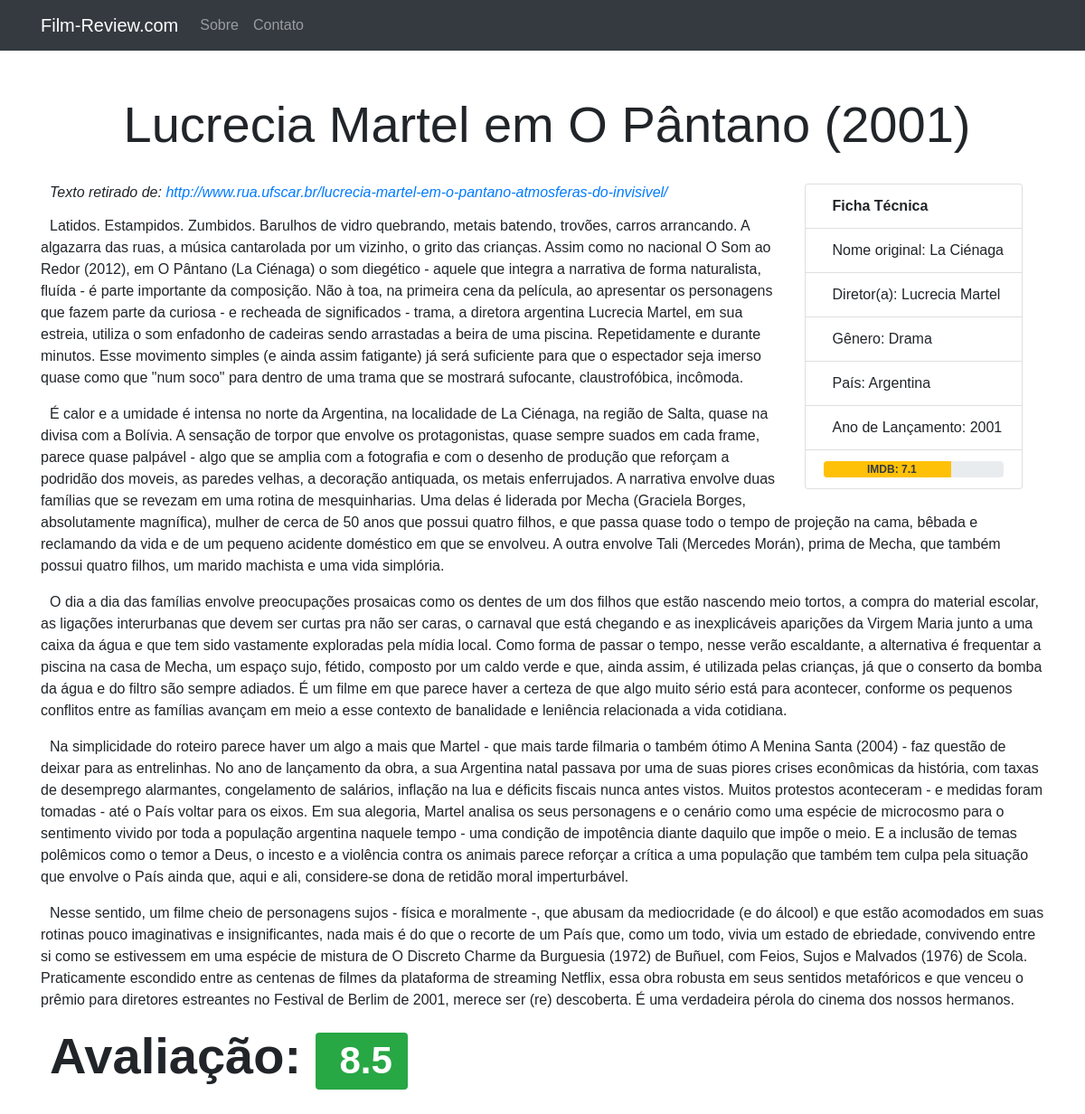
Page /reviews/4 on the earlier database version.
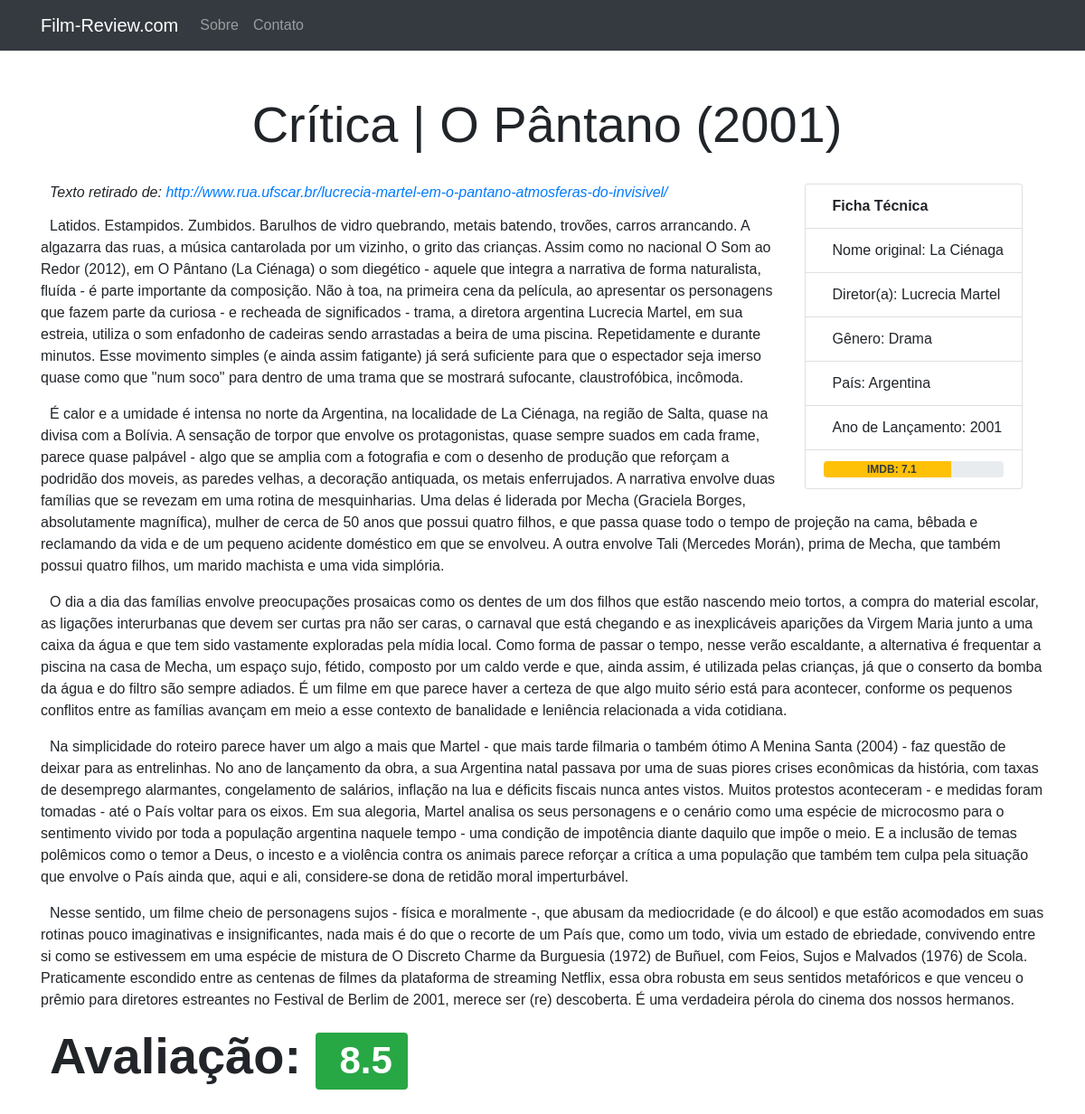
Same page on the later database version.
### filmreview/models.py (models this page shows, shortened)
class Review(models.Model):
    movie_id = models.ForeignKey(Movie, on_delete=models.CASCADE)
    original_source = models.URLField()
    title = models.CharField(max_length=40)
    text = models.TextField()
    avaliation = models.FloatField(null=False)

### filmreview/views.py (the view)
# urls.py: path('reviews/<int:movie_id>', views.review),
def review(request, movie_id):
    movie = Movie.objects.get(pk=movie_id)
    review = Review.objects.get(movie_id=movie_id)
    context = {'movie': movie, 'review': review}
    return render(request, 'review.html', context)

### filmreview/templates/review.html (shortened to what this page needs)
{% extends 'base.html' %}
{% load static %}
{% load mathfilters %}
{% block content %}
<section id="review">
  <div class="container">
    <div id="review-header" class = "pt-4 mt-4" style="margin-top: 100px">
      <h2 class="display-4 text-center">
        {{ review.title }}
      </h2>
    </div>
    <div class="movie-info pt-4 float-lg-right">
      <ul class="list-group d-block mx-4">
        <li class="list-group-item font-weight-bold">Ficha Técnica</li>
        <li class="list-group-item">Nome original: {{movie.original_title}}</li>
        <li class="list-group-item">Diretor(a): {{movie.director_name}}</li>
        <li class="list-group-item">Gênero: {{movie.genre}}</li>
        <li class="list-group-item">País: {{movie.country}}</li>
        <li class="list-group-item">Ano de Lançamento: {{movie.release_year}}</li>
        <li class="list-group-item">
            <div class="progress text-center" style="height: 100%; width: 100%;">
              {% if movie.avg_imdb >= 8 %}
                <div
                  class="progress-bar bg-success"
                  role="progressbar"
                  style="width: {{ movie.avg_imdb|mul:10}}%;"
                  aria-valuenow="{{ movie.avg_imdb|mul:10}}"
                  aria-valuemin="0"
                  aria-valuemax="100"
                >
                <span class="text-light text-display-4 font-weight-bold">IMDB: {{movie.avg_imdb}}</span>
              {% elif movie.avg_imdb >= 5 and movie.avg_imdb < 8 %}
                <div
                class="progress-bar bg-warning"
                role="progressbar"
                style="width: {{ movie.avg_imdb|mul:10}}%;"
                aria-valuenow="{{ movie.avg_imdb|mul:10}}"
                aria-valuemin="0"
                aria-valuemax="100"
                >
                <span class="text-dark text-display-4 font-weight-bold">IMDB: {{movie.avg_imdb}}</span>
              {% endif %}
                </div>
              </div>
        </li>
      </ul>
      <br />
    </div>
    <div id = "review-body" class = "pt-4 mt-2">
      <h6 class="font-italic">
        Texto retirado de:
        <a href="{{review.original_source}}">{{review.original_source}}</a>
        <br>
      </h6>
      <p class="justify">{{review.text|linebreaks}}</p>
    </div>
    <div id="review-nota">
      <h4 class="font-weight-bold display-4">
        {% if review.avaliation >= 8 %}
        Avaliação: <span class="badge badge-success">{{review.avaliation}}</span>
        {% elif review.avaliation >= 5 and review.avaliation < 8 %}
        Avaliação: <span class="badge badge-warning text-dark px-2">{{review.avaliation}}</span>
        {% else %}
        Avaliação: <span class="badge badge-danger">{{review.avaliation}}</span>
        {% endif %}
      </h4>
      <br /><br />
    </div>
  </div>
</section>
{% endblock content %}

Differences in the rows shown:
changed Review "http://www.rua.ufscar.br/lucrecia-martel-em-o-pantano-atmosferas-do-invisivel/": title "Lucrecia Martel em O Pântano (2001)" → "Crítica | O Pântano (2001)"
